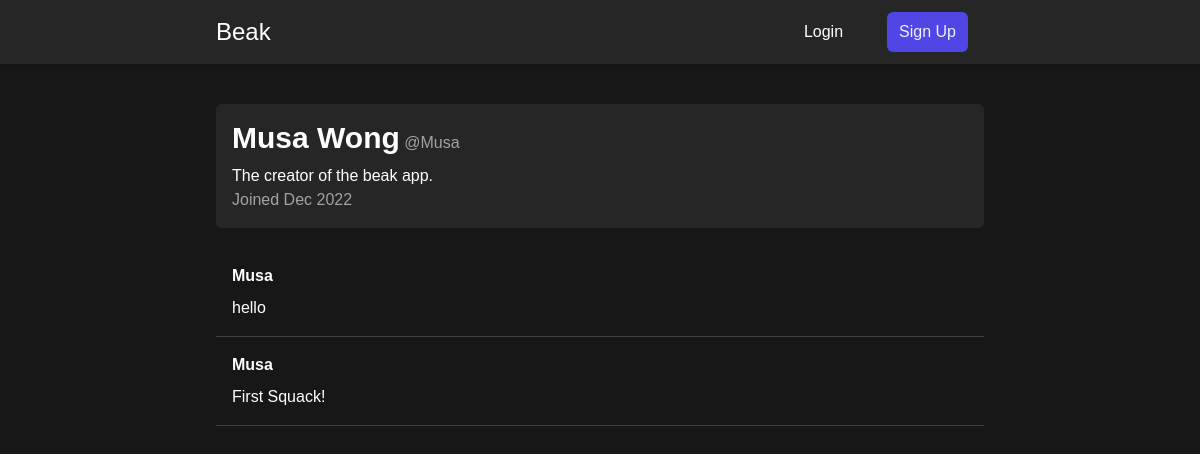
/Musa/profile/, run on the app's committed database.
### users/models.py (models this page shows)
class Profile(models.Model):
    user = models.OneToOneField(User, on_delete=models.CASCADE)
    bio = models.CharField(max_length=100, blank=True)
    date_created = models.DateTimeField(default=timezone.now)

### chirps/models.py (models this page shows)
class Chirp(models.Model):
    id = ShortUUIDField(primary_key=True)
    content = models.TextField(max_length=280)
    date_chirped = models.DateTimeField(default=timezone.now)
    author = models.ForeignKey(User, on_delete=models.CASCADE)

### users/views.py (the view)
# urls.py: path("<str:username>/profile/", views.profile, name="profile"),
def profile(request, username):
    profile_user = User.objects.get(username=username)
    profile_chirps = Chirp.objects.all().filter(
        author=profile_user).order_by('date_chirped').reverse()
    profile_profile = profile_user.profile
    return render(request, "users/profile.html", context={"profile_user": profile_user, "profile_chirps": profile_chirps, "profile": profile_profile})

### users/templates/users/profile.html (shortened to what this page needs)
{% extends 'ui/base.html' %}
{% block content %}
<div class="bg-neutral-200 dark:bg-neutral-800 p-4 rounded-md mb-5">
    <div class="flex justify-between">
        <div class="mb-2">
            <h1 class="inline text-3xl font-bold">{{ profile_user.first_name }} {{ profile_user.last_name }}</h1>
            <p class="inline text-neutral-700 dark:text-neutral-400">@{{ profile_user.username }}</p>
        </div>
    </div>
    <p>{{ profile.bio }}</p>
    <p class="text-neutral-600 dark:text-neutral-400">Joined {{ profile.date_created|date:'M Y' }}</p>
</div>
{% if profile_chirps %}
<div>
    {% for chirp in profile_chirps %}
    <article
        class="p-4 cursor-pointer hover:bg-neutral-200 dark:hover:bg-neutral-800 hover:bg-opacity-30 dark:hover:bg-opacity-30 transition-colors"
        x-data="{ date: dayjs(getDate()).fromNow() }" @click="console.log('hello world')">
        <div class="flex gap-5 mb-2">
            <h1 class="font-bold">{{ chirp.author }}</h1>
        </div>
        <h1>{{ chirp.content }}</h1>
    </article>
    <hr />
    {% endfor %}
</div>
{% else %}
<h1 class="text-2xl p-5">No chirps available by this user</h1>
{% endif %}
{% endblock content %}

### data on the page
Profile: bio "The creator of the beak app.", date_created "Dec 2022"
Chirp: author "Musa", content "hello"
Chirp: author "Musa", content "First Squack!"

### other printed values
{{ profile_user.first_name }} "Musa"
{{ profile_user.last_name }} "Wong"
{{ profile_user.username }} "Musa"
